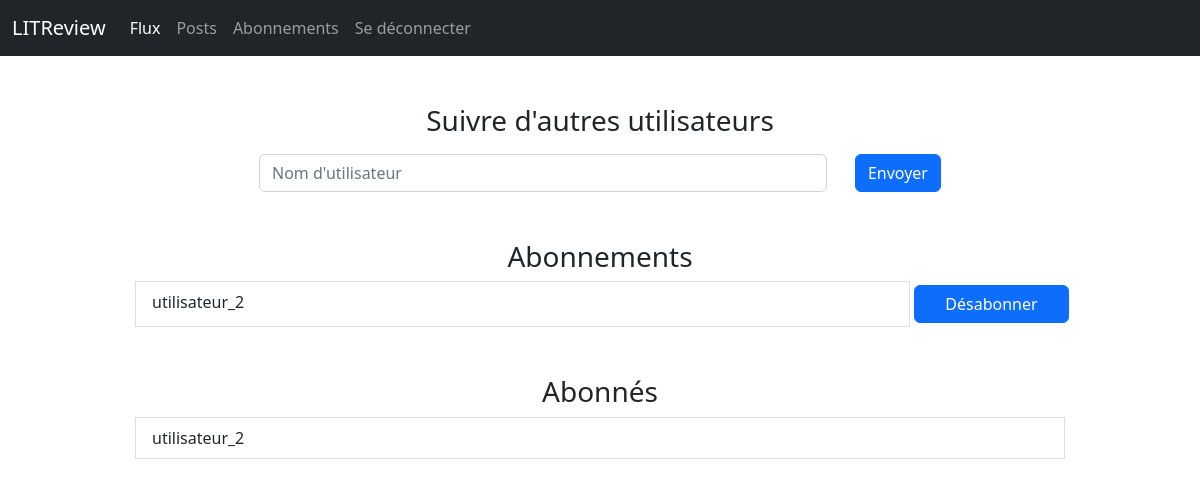
/users/follows/ (signed in), run on the app's committed database.
### users/models.py (models this page shows, shortened)
class UserFollow(models.Model):
    user = models.ForeignKey(
        to=settings.AUTH_USER_MODEL, on_delete=models.CASCADE, related_name="following"
    )
    followed_user = models.ForeignKey(
        to=settings.AUTH_USER_MODEL,
        on_delete=models.CASCADE,
        related_name="followed_by",
    )
    class Meta:
        unique_together = ("user", "followed_user")

class User(AbstractUser):
    first_name = None
    last_name = None
    email = None
    REQUIRED_FIELDS = ["password"]
    USERNAME_FIELD = "username"

### users/views.py (the view, shortened to what this page needs)
# urls.py: path("follows/", login_required(views.UserFollowView.as_view()), name="follows"),
class UserFollowView(View):
    template_name = "users/user_follows.html"
    form_class = forms.UserFollowForm
    def get(self, request):
        form = self.form_class()
        followers = UserFollow.objects.filter(user=request.user).order_by(
            "followed_user"
        )
        following = UserFollow.objects.filter(followed_user=request.user).order_by(
            "user"
        )
        return render(
            request,
            self.template_name,
            context={"form": form, "followers": followers, "following": following},
        )

### users/forms.py (shortened to what this page needs)
class UserFollowForm(forms.Form):
    followed_user = forms.CharField(
        max_length=150,
        required=True,
        widget=forms.TextInput(
            attrs={"placeholder": "Nom d'utilisateur", "id": "validationCustom03"}
        ),
    )
    def __init__(self, *args, **kwargs):
        self.user = kwargs.pop("user", None)
        super().__init__(*args, **kwargs)

### users/templatetags/add_classname.py (called while the page is built)
@register.filter
def add_classname(field, classname):
    attrs = field.field.widget.attrs
    attrs["class"] = attrs.get("class", "") + " " + classname
    attrs["autocomplete"] = "off"
    return field.as_widget(attrs=attrs)

### users/templates/users/user_follows.html (shortened to what this page needs)
{% extends 'base.html' %}
{% load add_classname %}
{% block content %}
    <section class="container d-flex flex-column align-items-center mt-5">
        <form class="col-lg-8 col-md-8 d-flex justify-content-center flex-column" action="" method='post'>
            <h3 class="col-lg-12 col-md-12 d-flex justify-content-center">Suivre d'autres utilisateurs</h3>
            <div class="col-lg-11 col-md-11 d-flex flex-row align-self-center ">
                <div class="col-lg-10 col-md-10 form-group mt-2">
                    {{ form.followed_user|add_classname:'form-control' }}
                </div>
                <div class="col-lg-2 col-md-2 d-flex mt-2 me-4 justify-content-end">
                    <button type="submit" class="btn btn-primary">Envoyer</button>
                </div>
            </div>
        </form>
        <div class="col-lg-12 col-md-12 d-flex flex-column align-items-center mt-5">
            <h3 class="col-lg-8 col-md-8 d-flex justify-content-center">Abonnements</h3>
            <ul class="list-group col-lg-10 col-md-10 ">
            {% for follower in followers %}
                <div class="d-flex flex-row justify-content-around ">
                    <li class="col-lg-10 col-md-10 list-group-item">{{ follower.followed_user.username }}</li>
                    <a href="{% url 'users:unfollow' follower.id %}" class="col-lg-2 col-md-2 btn btn-primary m-1">Désabonner</a>
                </div>
            {% endfor %}
            </ul>
        </div>
        <div class="col-lg-12 col-md-12 d-flex flex-column align-items-center mt-5">
            <h3 class="d-flex justify-content-center">Abonnés</h3>
            <ul class="list-group col-lg-10 col-md-10 ">
            {% for follow in following %}
                <div class="d-flex flex-row justify-content-around ">
                    <li class="col-lg-12 col-md-12 list-group-item">{{ follow.user.username }}</li>
                </div>
            {% endfor %}
            </ul>
        </div>
    </section>
{% endblock content %}

### data on the page
UserFollow: followed_user.username "utilisateur_2"
UserFollow: user.username "utilisateur_2"
